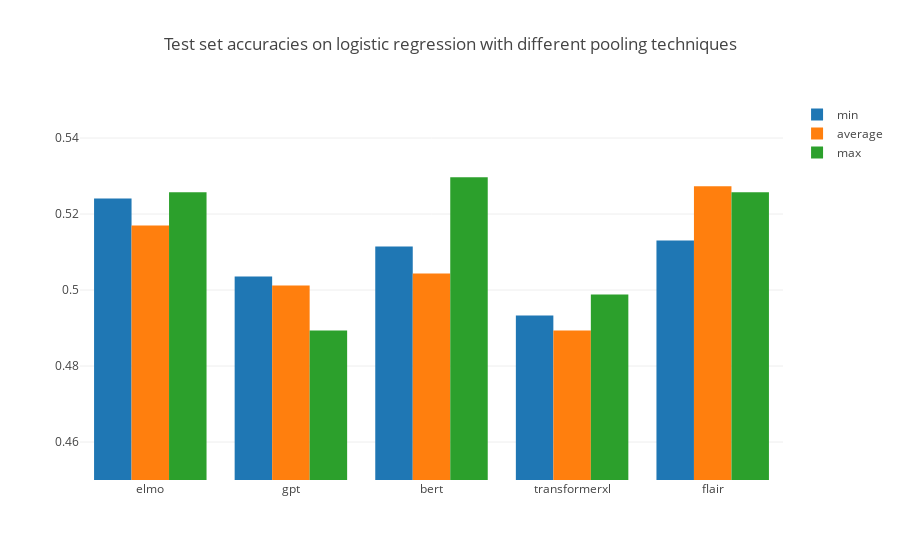

The code cell stored with this chart in its notebook:
### Markdown cell above
<hr>

# Results

### Code cell
def group_results(technique):
    return go.Bar(
        x = results[technique]['embeddings'],
        y = results[technique]['scores'],
        name = technique
    )
    

data = [group_results(technique) for technique in results.keys()]

layout = go.Layout(
    barmode = 'group',
    title = 'Test set accuracies on logistic regression with different pooling techniques',
    
    yaxis=dict(
        range=[0.45, 0.55]
    )
)

fig = go.Figure(data = data, layout = layout)
iplot(fig)

### Figure 1 — Plotly figure (JSON) as saved in the notebook; plotly's stock layout.template omitted (floating-point values rounded to 4 significant figures)
{"data": [{"name": "min", "type": "bar", "uid": "639510ee-46cf-4299-8ba5-1a27a208a09c", "x": ["elmo", "gpt", "bert", "transformerxl", "flair"], "y": [0.5241, 0.5036, 0.5115, 0.4933, 0.513]}, {"name": "average", "type": "bar", "uid": "2b059c06-7b55-43be-9077-6d6b312941d0", "x": ["elmo", "gpt", "bert", "transformerxl", "flair"], "y": [0.517, 0.5012, 0.5043, 0.4893, 0.5273]}, {"name": "max", "type": "bar", "uid": "8fb8de47-796b-46a5-960a-affba623cc42", "x": ["elmo", "gpt", "bert", "transformerxl", "flair"], "y": [0.5257, 0.4893, 0.5296, 0.4988, 0.5257]}], "layout": {"barmode": "group", "title": {"text": "Test set accuracies on logistic regression with different pooling techniques"}, "yaxis": {"range": [0.45, 0.55]}}}
